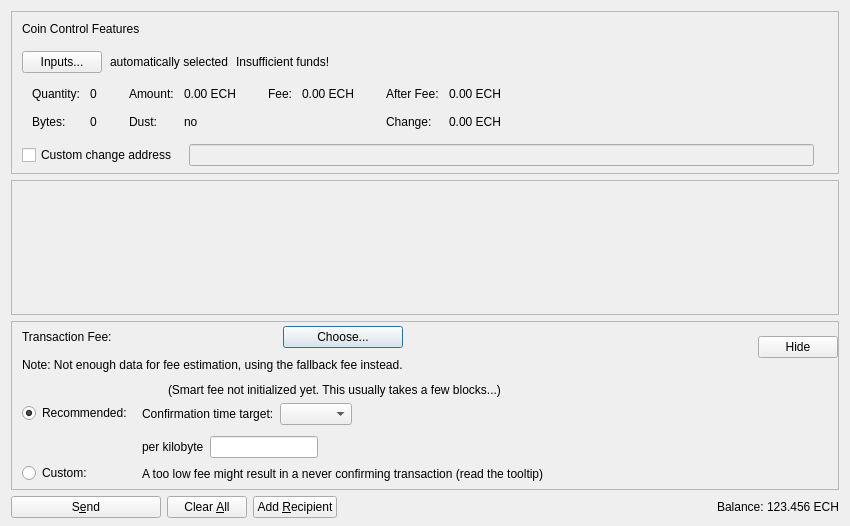
<?xml version="1.0" encoding="UTF-8"?>
<ui version="4.0">
 <class>SendCoinsDialog</class>
 <widget class="QDialog" name="SendCoinsDialog">
  <property name="geometry">
   <rect>
    <x>0</x>
    <y>0</y>
    <width>850</width>
    <height>526</height>
   </rect>
  </property>
  <property name="windowTitle">
   <string>Send Coins</string>
  </property>
  <layout class="QVBoxLayout" name="verticalLayout" stretch="0,1,0,0">
   <property name="bottomMargin">
    <number>8</number>
   </property>
   <item>
    <widget class="QFrame" name="frameCoinControl">
     <property name="sizePolicy">
      <sizepolicy hsizetype="Expanding" vsizetype="Expanding">
       <horstretch>0</horstretch>
       <verstretch>0</verstretch>
      </sizepolicy>
     </property>
     <property name="maximumSize">
      <size>
       <width>16777215</width>
       <height>16777215</height>
      </size>
     </property>
     <property name="frameShape">
      <enum>QFrame::StyledPanel</enum>
     </property>
     <property name="frameShadow">
      <enum>QFrame::Sunken</enum>
     </property>
     <layout class="QVBoxLayout" name="verticalLayoutCoinControl2">
      <property name="spacing">
       <number>0</number>
      </property>
      <property name="leftMargin">
       <number>0</number>
      </property>
      <property name="topMargin">
       <number>0</number>
      </property>
      <property name="rightMargin">
       <number>0</number>
      </property>
      <property name="bottomMargin">
       <number>6</number>
      </property>
      <item>
       <layout class="QVBoxLayout" name="verticalLayoutCoinControl" stretch="0,0,0,0,1">
        <property name="spacing">
         <number>0</number>
        </property>
        <property name="leftMargin">
         <number>10</number>
        </property>
        <property name="topMargin">
         <number>10</number>
        </property>
        <item>
         <layout class="QHBoxLayout" name="horizontalLayoutCoinControl1">
          <property name="bottomMargin">
           <number>15</number>
          </property>
          <item>
           <widget class="QLabel" name="labelCoinControlFeatures">
            <property name="sizePolicy">
             <sizepolicy hsizetype="Preferred" vsizetype="Maximum">
              <horstretch>0</horstretch>
              <verstretch>0</verstretch>
             </sizepolicy>
            </property>
            <property name="text">
             <string>Coin Control Features</string>
            </property>
           </widget>
          </item>
         </layout>
        </item>
        <item>
         <layout class="QHBoxLayout" name="horizontalLayoutCoinControl2" stretch="0,0,0,0">
          <property name="spacing">
           <number>8</number>
          </property>
          <property name="bottomMargin">
           <number>10</number>
          </property>
          <item>
           <widget class="QPushButton" name="pushButtonCoinControl">
            <property name="styleSheet">
             <string notr="true"/>
            </property>
            <property name="text">
             <string>Inputs...</string>
            </property>
            <property name="autoDefault">
             <bool>false</bool>
            </property>
           </widget>
          </item>
          <item>
           <widget class="QLabel" name="labelCoinControlAutomaticallySelected">
            <property name="text">
             <string>automatically selected</string>
            </property>
            <property name="margin">
             <number>5</number>
            </property>
           </widget>
          </item>
          <item>
           <widget class="QLabel" name="labelCoinControlInsuffFunds">
            <property name="text">
             <string>Insufficient funds!</string>
            </property>
            <property name="margin">
             <number>5</number>
            </property>
           </widget>
          </item>
          <item>
           <spacer name="horizontalSpacerCoinControl">
            <property name="orientation">
             <enum>Qt::Horizontal</enum>
            </property>
            <property name="sizeHint" stdset="0">
             <size>
              <width>40</width>
              <height>1</height>
             </size>
            </property>
           </spacer>
          </item>
         </layout>
        </item>
        <item>
         <widget class="QWidget" name="widgetCoinControl" native="true">
          <property name="sizePolicy">
           <sizepolicy hsizetype="Preferred" vsizetype="Preferred">
            <horstretch>0</horstretch>
            <verstretch>0</verstretch>
           </sizepolicy>
          </property>
          <property name="minimumSize">
           <size>
            <width>0</width>
            <height>0</height>
           </size>
          </property>
          <property name="styleSheet">
           <string notr="true"/>
          </property>
          <layout class="QHBoxLayout" name="horizontalLayoutCoinControl5">
           <property name="leftMargin">
            <number>0</number>
           </property>
           <property name="topMargin">
            <number>0</number>
           </property>
           <property name="rightMargin">
            <number>0</number>
           </property>
           <property name="bottomMargin">
            <number>0</number>
           </property>
           <item>
            <layout class="QHBoxLayout" name="horizontalLayoutCoinControl3" stretch="0,0,0,1">
             <property name="spacing">
              <number>20</number>
             </property>
             <property name="topMargin">
              <number>0</number>
             </property>
             <property name="bottomMargin">
              <number>10</number>
             </property>
             <item>
              <layout class="QFormLayout" name="formLayoutCoinControl1">
               <property name="horizontalSpacing">
                <number>10</number>
               </property>
               <property name="verticalSpacing">
                <number>14</number>
               </property>
               <property name="leftMargin">
                <number>10</number>
               </property>
               <property name="topMargin">
                <number>4</number>
               </property>
               <property name="rightMargin">
                <number>6</number>
               </property>
               <item row="0" column="0">
                <widget class="QLabel" name="labelCoinControlQuantityText">
                 <property name="text">
                  <string>Quantity:</string>
                 </property>
                 <property name="margin">
                  <number>0</number>
                 </property>
                </widget>
               </item>
               <item row="0" column="1">
                <widget class="QLabel" name="labelCoinControlQuantity">
                 <property name="cursor">
                  <cursorShape>IBeamCursor</cursorShape>
                 </property>
                 <property name="contextMenuPolicy">
                  <enum>Qt::ActionsContextMenu</enum>
                 </property>
                 <property name="text">
                  <string notr="true">0</string>
                 </property>
                 <property name="margin">
                  <number>0</number>
                 </property>
                 <property name="textInteractionFlags">
                  <set>Qt::LinksAccessibleByMouse|Qt::TextSelectableByKeyboard|Qt::TextSelectableByMouse</set>
                 </property>
                </widget>
               </item>
               <item row="1" column="0">
                <widget class="QLabel" name="labelCoinControlBytesText">
                 <property name="text">
                  <string>Bytes:</string>
                 </property>
                </widget>
               </item>
               <item row="1" column="1">
                <widget class="QLabel" name="labelCoinControlBytes">
                 <property name="cursor">
                  <cursorShape>IBeamCursor</cursorShape>
                 </property>
                 <property name="contextMenuPolicy">
                  <enum>Qt::ActionsContextMenu</enum>
                 </property>
                 <property name="text">
                  <string notr="true">0</string>
                 </property>
                 <property name="textInteractionFlags">
                  <set>Qt::LinksAccessibleByMouse|Qt::TextSelectableByKeyboard|Qt::TextSelectableByMouse</set>
                 </property>
                </widget>
               </item>
              </layout>
             </item>
             <item>
              <layout class="QFormLayout" name="formLayoutCoinControl2">
               <property name="horizontalSpacing">
                <number>10</number>
               </property>
               <property name="verticalSpacing">
                <number>14</number>
               </property>
               <property name="leftMargin">
                <number>6</number>
               </property>
               <property name="topMargin">
                <number>4</number>
               </property>
               <property name="rightMargin">
                <number>6</number>
               </property>
               <item row="0" column="0">
                <widget class="QLabel" name="labelCoinControlAmountText">
                 <property name="text">
                  <string>Amount:</string>
                 </property>
                 <property name="margin">
                  <number>0</number>
                 </property>
                </widget>
               </item>
               <item row="0" column="1">
                <widget class="QLabel" name="labelCoinControlAmount">
                 <property name="cursor">
                  <cursorShape>IBeamCursor</cursorShape>
                 </property>
                 <property name="contextMenuPolicy">
                  <enum>Qt::ActionsContextMenu</enum>
                 </property>
                 <property name="text">
                  <string notr="true">0.00 ECH</string>
                 </property>
                 <property name="textInteractionFlags">
                  <set>Qt::LinksAccessibleByMouse|Qt::TextSelectableByKeyboard|Qt::TextSelectableByMouse</set>
                 </property>
                </widget>
               </item>
               <item row="1" column="0">
                <widget class="QLabel" name="labelCoinControlLowOutputText">
                 <property name="text">
                  <string>Dust:</string>
                 </property>
                </widget>
               </item>
               <item row="1" column="1">
                <widget class="QLabel" name="labelCoinControlLowOutput">
                 <property name="cursor">
                  <cursorShape>IBeamCursor</cursorShape>
                 </property>
                 <property name="contextMenuPolicy">
                  <enum>Qt::ActionsContextMenu</enum>
                 </property>
                 <property name="text">
                  <string notr="true">no</string>
                 </property>
                 <property name="textInteractionFlags">
                  <set>Qt::LinksAccessibleByMouse|Qt::TextSelectableByKeyboard|Qt::TextSelectableByMouse</set>
                 </property>
                </widget>
               </item>
              </layout>
             </item>
             <item>
              <layout class="QFormLayout" name="formLayoutCoinControl3">
               <property name="horizontalSpacing">
                <number>10</number>
               </property>
               <property name="verticalSpacing">
                <number>14</number>
               </property>
               <property name="leftMargin">
                <number>6</number>
               </property>
               <property name="topMargin">
                <number>4</number>
               </property>
               <property name="rightMargin">
                <number>6</number>
               </property>
               <item row="0" column="0">
                <widget class="QLabel" name="labelCoinControlFeeText">
                 <property name="text">
                  <string>Fee:</string>
                 </property>
                 <property name="margin">
                  <number>0</number>
                 </property>
                </widget>
               </item>
               <item row="0" column="1">
                <widget class="QLabel" name="labelCoinControlFee">
                 <property name="cursor">
                  <cursorShape>IBeamCursor</cursorShape>
                 </property>
                 <property name="contextMenuPolicy">
                  <enum>Qt::ActionsContextMenu</enum>
                 </property>
                 <property name="text">
                  <string notr="true">0.00 ECH</string>
                 </property>
                 <property name="textInteractionFlags">
                  <set>Qt::LinksAccessibleByMouse|Qt::TextSelectableByKeyboard|Qt::TextSelectableByMouse</set>
                 </property>
                </widget>
               </item>
              </layout>
             </item>
             <item>
              <layout class="QFormLayout" name="formLayoutCoinControl4">
               <property name="horizontalSpacing">
                <number>10</number>
               </property>
               <property name="verticalSpacing">
                <number>14</number>
               </property>
               <property name="leftMargin">
                <number>6</number>
               </property>
               <property name="topMargin">
                <number>4</number>
               </property>
               <property name="rightMargin">
                <number>6</number>
               </property>
               <item row="0" column="0">
                <widget class="QLabel" name="labelCoinControlAfterFeeText">
                 <property name="text">
                  <string>After Fee:</string>
                 </property>
                 <property name="margin">
                  <number>0</number>
                 </property>
                </widget>
               </item>
               <item row="0" column="1">
                <widget class="QLabel" name="labelCoinControlAfterFee">
                 <property name="cursor">
                  <cursorShape>IBeamCursor</cursorShape>
                 </property>
                 <property name="contextMenuPolicy">
                  <enum>Qt::ActionsContextMenu</enum>
                 </property>
                 <property name="text">
                  <string notr="true">0.00 ECH</string>
                 </property>
                 <property name="textInteractionFlags">
                  <set>Qt::LinksAccessibleByMouse|Qt::TextSelectableByKeyboard|Qt::TextSelectableByMouse</set>
                 </property>
                </widget>
               </item>
               <item row="1" column="0">
                <widget class="QLabel" name="labelCoinControlChangeText">
                 <property name="text">
                  <string>Change:</string>
                 </property>
                </widget>
               </item>
               <item row="1" column="1">
                <widget class="QLabel" name="labelCoinControlChange">
                 <property name="cursor">
                  <cursorShape>IBeamCursor</cursorShape>
                 </property>
                 <property name="contextMenuPolicy">
                  <enum>Qt::ActionsContextMenu</enum>
                 </property>
                 <property name="text">
                  <string notr="true">0.00 ECH</string>
                 </property>
                 <property name="textInteractionFlags">
                  <set>Qt::LinksAccessibleByMouse|Qt::TextSelectableByKeyboard|Qt::TextSelectableByMouse</set>
                 </property>
                </widget>
               </item>
              </layout>
             </item>
            </layout>
           </item>
          </layout>
         </widget>
        </item>
        <item>
         <layout class="QHBoxLayout" name="horizontalLayoutCoinControl4" stretch="0,0,0">
          <property name="spacing">
           <number>12</number>
          </property>
          <property name="sizeConstraint">
           <enum>QLayout::SetDefaultConstraint</enum>
          </property>
          <property name="topMargin">
           <number>5</number>
          </property>
          <property name="rightMargin">
           <number>5</number>
          </property>
          <item>
           <widget class="QCheckBox" name="checkBoxCoinControlChange">
            <property name="toolTip">
             <string>If this is activated, but the change address is empty or invalid, change will be sent to a newly generated address.</string>
            </property>
            <property name="text">
             <string>Custom change address</string>
            </property>
           </widget>
          </item>
          <item>
           <widget class="QValidatedLineEdit" name="lineEditCoinControlChange">
            <property name="enabled">
             <bool>false</bool>
            </property>
            <property name="sizePolicy">
             <sizepolicy hsizetype="Expanding" vsizetype="Fixed">
              <horstretch>0</horstretch>
              <verstretch>0</verstretch>
             </sizepolicy>
            </property>
           </widget>
          </item>
          <item>
           <widget class="QLabel" name="labelCoinControlChangeLabel">
            <property name="sizePolicy">
             <sizepolicy hsizetype="Preferred" vsizetype="Expanding">
              <horstretch>0</horstretch>
              <verstretch>0</verstretch>
             </sizepolicy>
            </property>
            <property name="minimumSize">
             <size>
              <width>0</width>
              <height>0</height>
             </size>
            </property>
            <property name="text">
             <string/>
            </property>
            <property name="margin">
             <number>3</number>
            </property>
           </widget>
          </item>
         </layout>
        </item>
        <item>
         <spacer name="verticalSpacerCoinControl">
          <property name="orientation">
           <enum>Qt::Vertical</enum>
          </property>
          <property name="sizeHint" stdset="0">
           <size>
            <width>800</width>
            <height>1</height>
           </size>
          </property>
         </spacer>
        </item>
       </layout>
      </item>
     </layout>
    </widget>
   </item>
   <item>
    <widget class="QScrollArea" name="scrollArea">
     <property name="widgetResizable">
      <bool>true</bool>
     </property>
     <widget class="QWidget" name="scrollAreaWidgetContents">
      <property name="geometry">
       <rect>
        <x>0</x>
        <y>0</y>
        <width>830</width>
        <height>104</height>
       </rect>
      </property>
      <layout class="QVBoxLayout" name="verticalLayout_2" stretch="0,1">
       <property name="leftMargin">
        <number>0</number>
       </property>
       <property name="topMargin">
        <number>0</number>
       </property>
       <property name="rightMargin">
        <number>0</number>
       </property>
       <property name="bottomMargin">
        <number>0</number>
       </property>
       <item>
        <layout class="QVBoxLayout" name="entries">
         <property name="spacing">
          <number>6</number>
         </property>
        </layout>
       </item>
       <item>
        <spacer name="verticalSpacer">
         <property name="orientation">
          <enum>Qt::Vertical</enum>
         </property>
         <property name="sizeHint" stdset="0">
          <size>
           <width>20</width>
           <height>40</height>
          </size>
         </property>
        </spacer>
       </item>
      </layout>
     </widget>
    </widget>
   </item>
   <item>
    <widget class="QFrame" name="frameFee">
     <property name="sizePolicy">
      <sizepolicy hsizetype="Expanding" vsizetype="Expanding">
       <horstretch>0</horstretch>
       <verstretch>0</verstretch>
      </sizepolicy>
     </property>
     <property name="maximumSize">
      <size>
       <width>16777215</width>
       <height>16777215</height>
      </size>
     </property>
     <property name="frameShape">
      <enum>QFrame::StyledPanel</enum>
     </property>
     <property name="frameShadow">
      <enum>QFrame::Sunken</enum>
     </property>
     <layout class="QVBoxLayout" name="verticalLayoutFee1">
      <property name="spacing">
       <number>0</number>
      </property>
      <property name="leftMargin">
       <number>0</number>
      </property>
      <property name="topMargin">
       <number>0</number>
      </property>
      <property name="rightMargin">
       <number>0</number>
      </property>
      <property name="bottomMargin">
       <number>0</number>
      </property>
      <item>
       <layout class="QVBoxLayout" name="verticalLayoutFee2" stretch="0,0,0">
        <property name="spacing">
         <number>0</number>
        </property>
        <property name="leftMargin">
         <number>10</number>
        </property>
        <property name="topMargin">
         <number>0</number>
        </property>
        <item>
         <layout class="QHBoxLayout" name="horizontalLayoutFee1">
          <property name="bottomMargin">
           <number>0</number>
          </property>
          <item>
           <layout class="QVBoxLayout" name="verticalLayoutFee7">
            <property name="spacing">
             <number>0</number>
            </property>
            <item>
             <spacer name="verticalSpacerSmartFee">
              <property name="orientation">
               <enum>Qt::Vertical</enum>
              </property>
              <property name="sizeType">
               <enum>QSizePolicy::Fixed</enum>
              </property>
              <property name="sizeHint" stdset="0">
               <size>
                <width>1</width>
                <height>4</height>
               </size>
              </property>
             </spacer>
            </item>
            <item>
             <layout class="QHBoxLayout" name="horizontalLayoutSmartFee">
              <property name="spacing">
               <number>10</number>
              </property>
              <item>
               <widget class="QLabel" name="labelFeeHeadline">
                <property name="sizePolicy">
                 <sizepolicy hsizetype="Preferred" vsizetype="Maximum">
                  <horstretch>0</horstretch>
                  <verstretch>0</verstretch>
                 </sizepolicy>
                </property>
                <property name="text">
                 <string>Transaction Fee:</string>
                </property>
               </widget>
              </item>
              <item>
               <widget class="QLabel" name="labelFeeMinimized">
                <property name="text">
                 <string/>
                </property>
               </widget>
              </item>
              <item>
               <widget class="QPushButton" name="buttonChooseFee">
                <property name="text">
                 <string>Choose...</string>
                </property>
               </widget>
              </item>
             </layout>
            </item>
            <item>
             <spacer name="verticalSpacer_7">
              <property name="orientation">
               <enum>Qt::Vertical</enum>
              </property>
              <property name="sizeHint" stdset="0">
               <size>
                <width>1</width>
                <height>10</height>
               </size>
              </property>
             </spacer>
            </item>
            <item>
             <widget class="QLabel" name="fallbackFeeWarningLabel">
              <property name="toolTip">
               <string>Using the fallbackfee can result in sending a transaction that will take several hours or days (or never) to confirm. Consider choosing your fee manually or wait until you have validated the complete chain.</string>
              </property>
              <property name="text">
               <string>Note: Not enough data for fee estimation, using the fallback fee instead.</string>
              </property>
              <property name="wordWrap">
               <bool>false</bool>
              </property>
             </widget>
            </item>
            <item>
             <spacer name="verticalSpacer_5">
              <property name="orientation">
               <enum>Qt::Vertical</enum>
              </property>
              <property name="sizeHint" stdset="0">
               <size>
                <width>1</width>
                <height>1</height>
               </size>
              </property>
             </spacer>
            </item>
           </layout>
          </item>
          <item>
           <spacer name="horizontalSpacer_4">
            <property name="orientation">
             <enum>Qt::Horizontal</enum>
            </property>
            <property name="sizeHint" stdset="0">
             <size>
              <width>1</width>
              <height>1</height>
             </size>
            </property>
           </spacer>
          </item>
          <item>
           <widget class="QPushButton" name="buttonMinimizeFee">
            <property name="toolTip">
             <string>Hide transaction fee settings</string>
            </property>
            <property name="text">
             <string>Hide</string>
            </property>
           </widget>
          </item>
         </layout>
        </item>
        <item>
         <widget class="QFrame" name="frameFeeSelection">
          <layout class="QVBoxLayout" name="verticalLayoutFee12">
           <property name="spacing">
            <number>0</number>
           </property>
           <property name="leftMargin">
            <number>0</number>
           </property>
           <property name="topMargin">
            <number>0</number>
           </property>
           <property name="rightMargin">
            <number>0</number>
           </property>
           <property name="bottomMargin">
            <number>0</number>
           </property>
           <item>
            <layout class="QGridLayout" name="gridLayoutFee">
             <property name="topMargin">
              <number>10</number>
             </property>
             <property name="bottomMargin">
              <number>4</number>
             </property>
             <property name="horizontalSpacing">
              <number>10</number>
             </property>
             <property name="verticalSpacing">
              <number>4</number>
             </property>
             <item row="1" column="1">
              <layout class="QVBoxLayout" name="verticalLayoutFee8">
               <property name="spacing">
                <number>6</number>
               </property>
               <property name="topMargin">
                <number>3</number>
               </property>
               <item>
                <layout class="QHBoxLayout" name="horizontalLayoutFee13" stretch="0,0,1">
                 <item>
                  <widget class="QLabel" name="labelCustomPerKilobyte">
                   <property name="toolTip">
                    <string>If the custom fee is set to 1000 echz and the transaction is only 250 bytes, then &quot;per kilobyte&quot; only pays 250 echz in fee,&lt;br /&gt;while &quot;at least&quot; pays 1000 echz. For transactions bigger than a kilobyte both pay by kilobyte.</string>
                   </property>
                   <property name="text">
                    <string>per kilobyte</string>
                   </property>
                  </widget>
                 </item>
                 <item>
                  <widget class="BitcoinAmountField" name="customFee"/>
                 </item>
                 <item>
                  <spacer name="horizontalSpacer_6">
                   <property name="orientation">
                    <enum>Qt::Horizontal</enum>
                   </property>
                   <property name="sizeHint" stdset="0">
                    <size>
                     <width>1</width>
                     <height>1</height>
                    </size>
                   </property>
                  </spacer>
                 </item>
                </layout>
               </item>
               <item>
                <layout class="QHBoxLayout" name="horizontalLayoutFee8">
                 <item>
                  <widget class="QLabel" name="labelCustomFeeWarning">
                   <property name="enabled">
                    <bool>true</bool>
                   </property>
                   <property name="toolTip">
                    <string>When there is less transaction volume than space in the blocks, miners as well as relaying nodes may enforce a minimum fee. Paying only this minimum fee is just fine, but be aware that this can result in a never confirming transaction once there is more demand for elevenchain transactions than the network can process.</string>
                   </property>
                   <property name="text">
                    <string>A too low fee might result in a never confirming transaction (read the tooltip)</string>
                   </property>
                  </widget>
                 </item>
                 <item>
                  <spacer name="horizontalSpacer_2">
                   <property name="orientation">
                    <enum>Qt::Horizontal</enum>
                   </property>
                   <property name="sizeHint" stdset="0">
                    <size>
                     <width>1</width>
                     <height>1</height>
                    </size>
                   </property>
                  </spacer>
                 </item>
                </layout>
               </item>
              </layout>
             </item>
             <item row="0" column="0">
              <layout class="QVBoxLayout" name="verticalLayoutFee4" stretch="0,1">
               <property name="topMargin">
                <number>20</number>
               </property>
               <property name="bottomMargin">
                <number>3</number>
               </property>
               <item>
                <widget class="QRadioButton" name="radioSmartFee">
                 <property name="text">
                  <string>Recommended:</string>
                 </property>
                 <property name="checked">
                  <bool>true</bool>
                 </property>
                 <attribute name="buttonGroup">
                  <string notr="true">groupFee</string>
                 </attribute>
                </widget>
               </item>
               <item>
                <spacer name="verticalSpacer_2">
                 <property name="orientation">
                  <enum>Qt::Vertical</enum>
                 </property>
                 <property name="sizeHint" stdset="0">
                  <size>
                   <width>1</width>
                   <height>1</height>
                  </size>
                 </property>
                </spacer>
               </item>
              </layout>
             </item>
             <item row="1" column="0">
              <layout class="QVBoxLayout" name="verticalLayoutFee9" stretch="0,1">
               <property name="topMargin">
                <number>30</number>
               </property>
               <item>
                <widget class="QRadioButton" name="radioCustomFee">
                 <property name="text">
                  <string>Custom:</string>
                 </property>
                 <attribute name="buttonGroup">
                  <string notr="true">groupFee</string>
                 </attribute>
                </widget>
               </item>
               <item>
                <spacer name="verticalSpacer_6">
                 <property name="orientation">
                  <enum>Qt::Vertical</enum>
                 </property>
                 <property name="sizeHint" stdset="0">
                  <size>
                   <width>1</width>
                   <height>1</height>
                  </size>
                 </property>
                </spacer>
               </item>
              </layout>
             </item>
             <item row="0" column="1">
              <layout class="QVBoxLayout" name="verticalLayoutFee3" stretch="0,0,1">
               <property name="spacing">
                <number>6</number>
               </property>
               <property name="topMargin">
                <number>0</number>
               </property>
               <property name="bottomMargin">
                <number>3</number>
               </property>
               <item>
                <layout class="QHBoxLayout" name="horizontalLayoutFee12">
                 <item>
                  <widget class="QLabel" name="labelSmartFee">
                   <property name="text">
                    <string/>
                   </property>
                  </widget>
                 </item>
                 <item>
                  <widget class="QLabel" name="labelFeeEstimation">
                   <property name="text">
                    <string/>
                   </property>
                  </widget>
                 </item>
                 <item>
                  <widget class="QLabel" name="labelSmartFee2">
                   <property name="text">
                    <string>(Smart fee not initialized yet. This usually takes a few blocks...)</string>
                   </property>
                  </widget>
                 </item>
                 <item>
                  <spacer name="horizontalSpacer_5">
                   <property name="orientation">
                    <enum>Qt::Horizontal</enum>
                   </property>
                   <property name="sizeHint" stdset="0">
                    <size>
                     <width>1</width>
                     <height>1</height>
                    </size>
                   </property>
                  </spacer>
                 </item>
                </layout>
               </item>
               <item>
                <layout class="QHBoxLayout" name="horizontalLayoutFee9">
                 <item>
                  <layout class="QVBoxLayout" name="verticalLayoutFee6">
                   <item>
                    <widget class="QLabel" name="labelSmartFee3">
                     <property name="text">
                      <string>Confirmation time target:</string>
                     </property>
                    </widget>
                   </item>
                  </layout>
                 </item>
                 <item>
                  <layout class="QVBoxLayout" name="verticalLayoutFee5">
                   <property name="rightMargin">
                    <number>30</number>
                   </property>
                   <item>
                    <layout class="QHBoxLayout" name="horizontalLayoutConfTarget">
                     <property name="bottomMargin">
                      <number>0</number>
                     </property>
                     <item>
                      <widget class="QComboBox" name="confTargetSelector"/>
                     </item>
                     <item>
                      <spacer name="horizontalSpacerConfTarget">
                       <property name="orientation">
                        <enum>Qt::Horizontal</enum>
                       </property>
                       <property name="sizeHint" stdset="0">
                        <size>
                         <width>40</width>
                         <height>20</height>
                        </size>
                       </property>
                      </spacer>
                     </item>
                    </layout>
                   </item>
                  </layout>
                 </item>
                </layout>
               </item>
               <item>
                <spacer name="verticalSpacer_4">
                 <property name="orientation">
                  <enum>Qt::Vertical</enum>
                 </property>
                 <property name="sizeHint" stdset="0">
                  <size>
                   <width>1</width>
                   <height>1</height>
                  </size>
                 </property>
                </spacer>
               </item>
              </layout>
             </item>
            </layout>
           </item>
          </layout>
         </widget>
        </item>
        <item>
         <spacer name="verticalSpacerFee">
          <property name="orientation">
           <enum>Qt::Vertical</enum>
          </property>
          <property name="sizeHint" stdset="0">
           <size>
            <width>800</width>
            <height>1</height>
           </size>
          </property>
         </spacer>
        </item>
       </layout>
      </item>
     </layout>
    </widget>
   </item>
   <item>
    <layout class="QHBoxLayout" name="horizontalLayout">
     <item>
      <widget class="QPushButton" name="sendButton">
       <property name="minimumSize">
        <size>
         <width>150</width>
         <height>0</height>
        </size>
       </property>
       <property name="toolTip">
        <string>Confirm the send action</string>
       </property>
       <property name="text">
        <string>S&amp;end</string>
       </property>
       <property name="autoDefault">
        <bool>false</bool>
       </property>
       <property name="default">
        <bool>false</bool>
       </property>
      </widget>
     </item>
     <item>
      <widget class="QPushButton" name="clearButton">
       <property name="sizePolicy">
        <sizepolicy hsizetype="Minimum" vsizetype="Fixed">
         <horstretch>0</horstretch>
         <verstretch>0</verstretch>
        </sizepolicy>
       </property>
       <property name="toolTip">
        <string>Clear all fields of the form.</string>
       </property>
       <property name="text">
        <string>Clear &amp;All</string>
       </property>
       <property name="autoDefault">
        <bool>false</bool>
       </property>
      </widget>
     </item>
     <item>
      <widget class="QPushButton" name="addButton">
       <property name="toolTip">
        <string>Send to multiple recipients at once</string>
       </property>
       <property name="text">
        <string>Add &amp;Recipient</string>
       </property>
       <property name="autoDefault">
        <bool>false</bool>
       </property>
      </widget>
     </item>
     <item>
      <spacer name="horizontalSpacer">
       <property name="orientation">
        <enum>Qt::Horizontal</enum>
       </property>
       <property name="sizeHint" stdset="0">
        <size>
         <width>40</width>
         <height>20</height>
        </size>
       </property>
      </spacer>
     </item>
     <item>
      <layout class="QHBoxLayout" name="horizontalLayout_2">
       <property name="spacing">
        <number>3</number>
       </property>
       <item>
        <widget class="QLabel" name="labelBalanceName">
         <property name="text">
          <string>Balance:</string>
         </property>
        </widget>
       </item>
       <item>
        <widget class="QLabel" name="labelBalance">
         <property name="sizePolicy">
          <sizepolicy hsizetype="Preferred" vsizetype="Preferred">
           <horstretch>0</horstretch>
           <verstretch>0</verstretch>
          </sizepolicy>
         </property>
         <property name="cursor">
          <cursorShape>IBeamCursor</cursorShape>
         </property>
         <property name="text">
          <string notr="true">123.456 ECH</string>
         </property>
         <property name="textInteractionFlags">
          <set>Qt::LinksAccessibleByMouse|Qt::TextSelectableByKeyboard|Qt::TextSelectableByMouse</set>
         </property>
        </widget>
       </item>
      </layout>
     </item>
    </layout>
   </item>
  </layout>
 </widget>
 <customwidgets>
  <customwidget>
   <class>QValidatedLineEdit</class>
   <extends>QLineEdit</extends>
   <header>qt/qvalidatedlineedit.h</header>
  </customwidget>
  <customwidget>
   <class>BitcoinAmountField</class>
   <extends>QLineEdit</extends>
   <header>qt/bitcoinamountfield.h</header>
   <container>1</container>
  </customwidget>
 </customwidgets>
 <resources>
  <include location="../elevenchain.qrc"/>
 </resources>
 <connections/>
 <buttongroups>
  <buttongroup name="groupFee"/>
 </buttongroups>
</ui>
